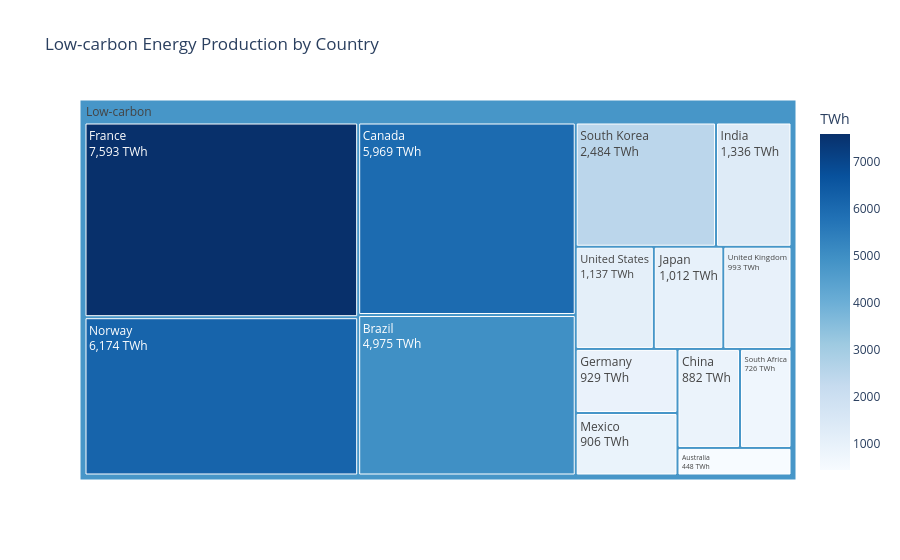
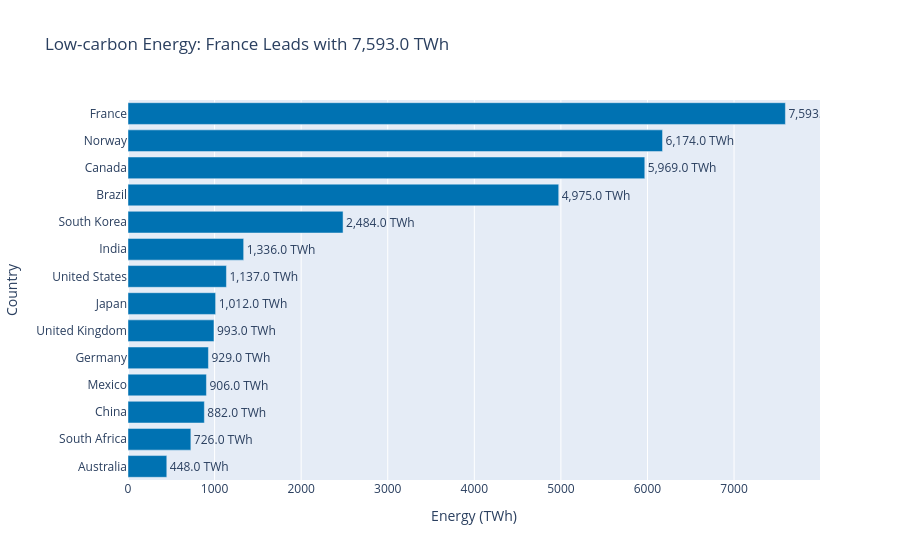

Source (notebook cell) for these figures, in order:
### Markdown cell above
## Task 2 — Treemap vs bar: low-carbon energy by country

**What to build:** Build **both** a treemap and a horizontal bar chart showing total low-carbon TWh (Nuclear + Hydro) per country. Then answer the question in a markdown cell below.

**Requirements:**
- Filter to `Source_Type == 'Low-carbon'` and aggregate TWh by country
- Treemap: single-level `path=['All', 'Country']` with a dummy root node labelled `'Low-carbon'`
- Bar chart: sorted by TWh, horizontal orientation, CVD-safe colour
- Both charts show TWh values, not percentages
- Insight title on the bar chart naming the leading country

### Code cell
# Task 2 — Low-carbon energy

# Filter low-carbon sources
df_lowcarbon = df.loc[
    df['Source_Type'] == 'Low-carbon'
].copy()

# Aggregate TWh by country
lowcarbon_country = (
    df_lowcarbon.groupby('Country', as_index=False)['TWh']
    .sum()
    .sort_values('TWh', ascending=False)
)

# Identify leading country
top_lowcarbon = lowcarbon_country.iloc[0]['Country']
top_lowcarbon_twh = lowcarbon_country.iloc[0]['TWh']

# Add dummy root for treemap
lowcarbon_country['All'] = 'Low-carbon'

# 1. Treemap
fig2 = px.treemap(
    lowcarbon_country,
    path=['All', 'Country'],
    values='TWh',
    color='TWh',
    color_continuous_scale='Blues',
    title='Low-carbon Energy Production by Country'
)

fig2.update_traces(
    texttemplate='%{label}<br>%{value:,.0f} TWh',
    hovertemplate=(
        '<b>%{label}</b><br>'
        'Energy: %{value:,.1f} TWh'
        '<extra></extra>'
    )
)

fig2.show()

# 2. Horizontal bar chart
fig3 = px.bar(
    lowcarbon_country.sort_values('TWh', ascending=True),
    x='TWh',
    y='Country',
    orientation='h',
    color_discrete_sequence=['#0072B2'],
    text='TWh',
    title=(
        f'Low-carbon Energy: {top_lowcarbon} Leads '
        f'with {top_lowcarbon_twh:,.1f} TWh'
    ),
    labels={
        'TWh': 'Low-carbon Energy (TWh)',
        'Country': 'Country'
    }
)

fig3.update_traces(
    texttemplate='%{text:,.1f} TWh',
    textposition='outside'
)

fig3.update_layout(
    showlegend=False,
    xaxis_title='Energy (TWh)',
    yaxis_title='Country'
)

fig3.show()

print(
    f"Leading country: {top_lowcarbon} "
    f"({top_lowcarbon_twh:,.1f} TWh)"
)

### Figure 1 — Plotly figure (JSON) as saved in the notebook; plotly's stock layout.template omitted (floating-point values rounded to 4 significant figures)
{"data": [{"branchvalues": "total", "customdata": [[7593.0], [6174.0], [5969.0], [4975.0], [2484.0], [1336.0], [1137.0], [1012.0], [993.0], [929.0], [906.0], [882.0], [726.0], [448.0], [4797.0]], "domain": {"x": [0, 1], "y": [0, 1]}, "hovertemplate": "<b>%{label}</b><br>Energy: %{value:,.1f} TWh<extra></extra>", "ids": ["Low-carbon/France", "Low-carbon/Norway", "Low-carbon/Canada", "Low-carbon/Brazil", "Low-carbon/South Korea", "Low-carbon/India", "Low-carbon/United States", "Low-carbon/Japan", "Low-carbon/United Kingdom", "Low-carbon/Germany", "Low-carbon/Mexico", "Low-carbon/China", "Low-carbon/South Africa", "Low-carbon/Australia", "Low-carbon"], "labels": ["France", "Norway", "Canada", "Brazil", "South Korea", "India", "United States", "Japan", "United Kingdom", "Germany", "Mexico", "China", "South Africa", "Australia", "Low-carbon"], "marker": {"coloraxis": "coloraxis", "colors": [7593.0, 6174.0, 5969.0, 4975.0, 2484.0, 1336.0, 1137.0, 1012.0, 993.0, 929.0, 906.0, 882.0, 726.0, 448.0, 4797.0]}, "name": "", "parents": ["Low-carbon", "Low-carbon", "Low-carbon", "Low-carbon", "Low-carbon", "Low-carbon", "Low-carbon", "Low-carbon", "Low-carbon", "Low-carbon", "Low-carbon", "Low-carbon", "Low-carbon", "Low-carbon", ""], "texttemplate": "%{label}<br>%{value:,.0f} TWh", "type": "treemap", "values": [7593.0, 6174.0, 5969.0, 4975.0, 2484.0, 1336.0, 1137.0, 1012.0, 993.0, 929.0, 906.0, 882.0, 726.0, 448.0, 35560.0]}], "layout": {"coloraxis": {"autocolorscale": false, "colorbar": {"title": {"text": "TWh"}}, "colorscale": [[0, "rgb(247,251,255)"], [0.125, "rgb(222,235,247)"], [0.25, "rgb(198,219,239)"], [0.375, "rgb(158,202,225)"], [0.5, "rgb(107,174,214)"], [0.625, "rgb(66,146,198)"], [0.75, "rgb(33,113,181)"], [0.875, "rgb(8,81,156)"], [1, "rgb(8,48,107)"]]}, "legend": {"tracegroupgap": 0}, "title": {"text": "Low-carbon Energy Production by Country"}}}

### Figure 2 — Plotly figure (JSON) as saved in the notebook; plotly's stock layout.template omitted (floating-point values rounded to 4 significant figures)
{"data": [{"hovertemplate": "Low-carbon Energy (TWh)=%{text}<br>Country=%{y}<extra></extra>", "legendgroup": "", "marker": {"color": "#0072B2", "pattern": {"shape": ""}}, "name": "", "orientation": "h", "showlegend": false, "text": [448.0, 726.0, 882.0, 906.0, 929.0, 993.0, 1012.0, 1137.0, 1336.0, 2484.0, 4975.0, 5969.0, 6174.0, 7593.0], "textposition": "outside", "texttemplate": "%{text:,.1f} TWh", "type": "bar", "x": [448.0, 726.0, 882.0, 906.0, 929.0, 993.0, 1012.0, 1137.0, 1336.0, 2484.0, 4975.0, 5969.0, 6174.0, 7593.0], "xaxis": "x", "y": ["Australia", "South Africa", "China", "Mexico", "Germany", "United Kingdom", "Japan", "United States", "India", "South Korea", "Brazil", "Canada", "Norway", "France"], "yaxis": "y"}], "layout": {"barmode": "relative", "legend": {"tracegroupgap": 0}, "showlegend": false, "title": {"text": "Low-carbon Energy: France Leads with 7,593.0 TWh"}, "xaxis": {"anchor": "y", "domain": [0, 1], "title": {"text": "Energy (TWh)"}}, "yaxis": {"anchor": "x", "domain": [0, 1], "title": {"text": "Country"}}}}
